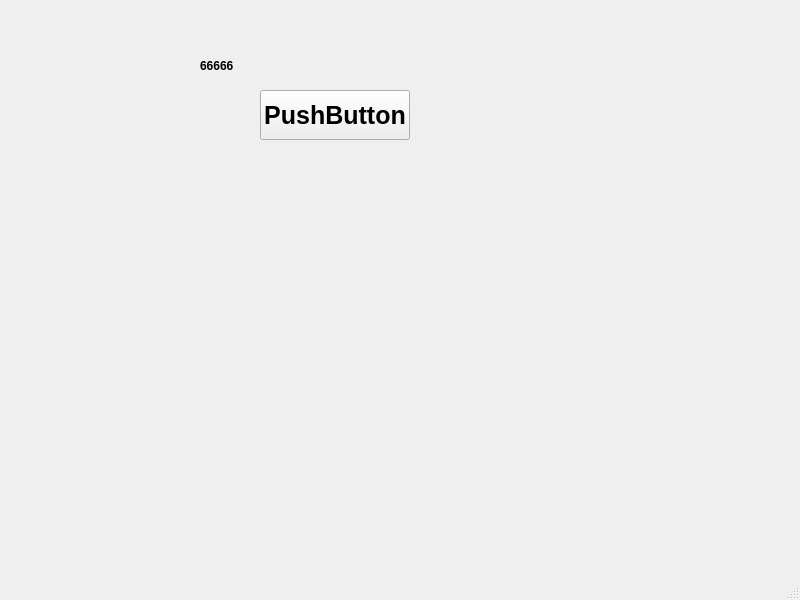
<?xml version="1.0" encoding="UTF-8"?>
<ui version="4.0">
 <class>MainWindow</class>
 <widget class="QMainWindow" name="MainWindow">
  <property name="geometry">
   <rect>
    <x>0</x>
    <y>0</y>
    <width>800</width>
    <height>600</height>
   </rect>
  </property>
  <property name="font">
   <font>
    <weight>75</weight>
    <bold>true</bold>
   </font>
  </property>
  <property name="windowTitle">
   <string>MainWindow</string>
  </property>
  <widget class="QWidget" name="centralwidget">
   <widget class="QPushButton" name="pushButton">
    <property name="geometry">
     <rect>
      <x>260</x>
      <y>90</y>
      <width>150</width>
      <height>50</height>
     </rect>
    </property>
    <property name="font">
     <font>
      <pointsize>19</pointsize>
      <weight>75</weight>
      <bold>true</bold>
     </font>
    </property>
    <property name="text">
     <string>PushButton</string>
    </property>
   </widget>
   <widget class="QLabel" name="label">
    <property name="geometry">
     <rect>
      <x>200</x>
      <y>50</y>
      <width>51</width>
      <height>31</height>
     </rect>
    </property>
    <property name="text">
     <string>66666</string>
    </property>
   </widget>
  </widget>
  <widget class="QMenuBar" name="menubar">
   <property name="geometry">
    <rect>
     <x>0</x>
     <y>0</y>
     <width>800</width>
     <height>28</height>
    </rect>
   </property>
  </widget>
  <widget class="QStatusBar" name="statusbar"/>
 </widget>
 <resources/>
 <connections/>
</ui>
